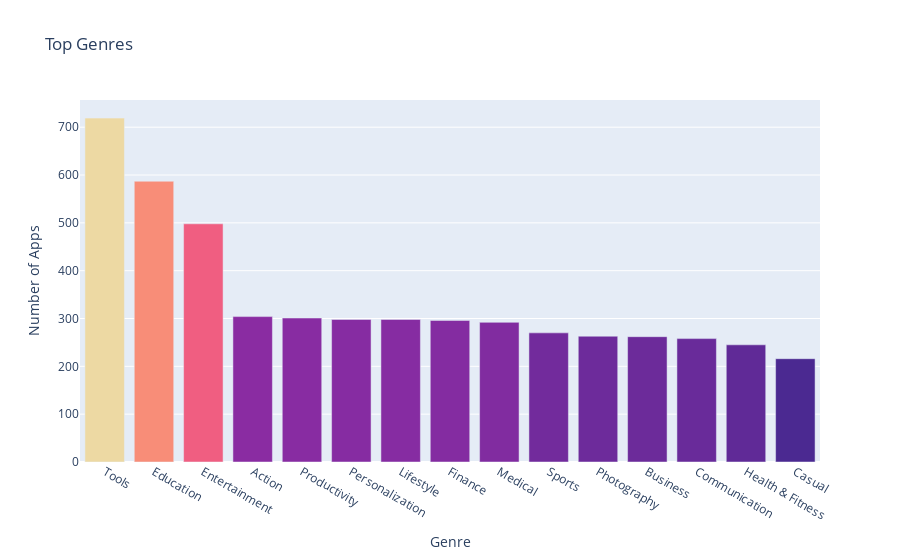

Notebook source saved alongside this figure:
### Markdown cell above
Create this chart with the Series containing the genre data

* Set the colour scale using the color_continuous_scale parameter.
* Make the color axis disappear by using coloraxis_showscale.

### Code cell
bar = px.bar(x = num_genres.index[:15], # index = category name
             y = num_genres.values[:15], # count
             title='Top Genres',
             hover_name=num_genres.index[:15],
             color=num_genres.values[:15],
             color_continuous_scale='Agsunset')

bar.update_layout(xaxis_title='Genre', yaxis_title='Number of Apps', coloraxis_showscale=False)

bar.show()

### Figure 1 — Plotly figure (JSON) as saved in the notebook; plotly's stock layout.template omitted (floating-point values rounded to 4 significant figures)
{"data": [{"hovertemplate": "<b>%{hovertext}</b><br><br>x=%{x}<br>y=%{y}<br>color=%{marker.color}<extra></extra>", "hovertext": ["Tools", "Education", "Entertainment", "Action", "Productivity", "Personalization", "Lifestyle", "Finance", "Medical", "Sports", "Photography", "Business", "Communication", "Health & Fitness", "Casual"], "legendgroup": "", "marker": {"color": [719, 587, 498, 304, 301, 298, 298, 296, 292, 270, 263, 262, 258, 245, 216], "coloraxis": "coloraxis", "pattern": {"shape": ""}}, "name": "", "orientation": "v", "showlegend": false, "textposition": "auto", "x": ["Tools", "Education", "Entertainment", "Action", "Productivity", "Personalization", "Lifestyle", "Finance", "Medical", "Sports", "Photography", "Business", "Communication", "Health & Fitness", "Casual"], "xaxis": "x", "y": [719, 587, 498, 304, 301, 298, 298, 296, 292, 270, 263, 262, 258, 245, 216], "yaxis": "y", "type": "bar"}], "layout": {"xaxis": {"anchor": "y", "domain": [0.0, 1.0], "title": {"text": "Genre"}}, "yaxis": {"anchor": "x", "domain": [0.0, 1.0], "title": {"text": "Number of Apps"}}, "coloraxis": {"colorbar": {"title": {"text": "color"}}, "colorscale": [[0.0, "rgb(75, 41, 145)"], [0.1667, "rgb(135, 44, 162)"], [0.3333, "rgb(192, 54, 157)"], [0.5, "rgb(234, 79, 136)"], [0.6667, "rgb(250, 120, 118)"], [0.8333, "rgb(246, 169, 122)"], [1.0, "rgb(237, 217, 163)"]], "showscale": false}, "legend": {"tracegroupgap": 0}, "title": {"text": "Top Genres"}, "barmode": "relative"}}
